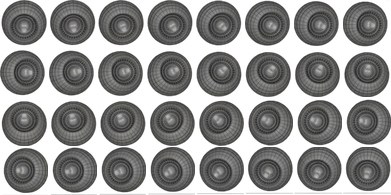
#> input picture tools/upscale/deathstar_orig48.png, 391 x 195 px
$ python interp_frame.py deathstar_orig48.png 5 playership_gemini.png 5 5 5
#> lines starting #> are read from the running program, lines starting #| are printed output that depends on the picture; after the words box and inside, x2 and y2 are one past the last pixel; in counts of white or black regions, pixels touching at a corner belong together
"""Replace ONE cell of a packed animation sheet with the half-way tween of its two
neighbours (frame i := lerp(frame i-1, frame i+1, 0.5)). For patching a single
flickery/duplicate frame in an otherwise-good sheet without re-running the whole
repack. Straight-alpha in, straight-alpha out.

  python interp_frame.py <sheet.png> <frame> <out.png> [cols rows sep mode]

mode = premult (default; blend in premultiplied space -> clean edges, matches what
the interpolate shader looks like in the opaque interior) | straight (raw RGBA lerp,
exactly what sprite.fx INTERPOLATE does: lerp(texA, texB, 0.5)).
"""
import sys, numpy as np
from PIL import Image

SHEET, FRAME, OUT = sys.argv[1], int(sys.argv[2]), sys.argv[3]
COLS = int(sys.argv[4]) if len(sys.argv) > 4 else 8
ROWS = int(sys.argv[5]) if len(sys.argv) > 5 else 4
SEP  = int(sys.argv[6]) if len(sys.argv) > 6 else 1
MODE = sys.argv[7] if len(sys.argv) > 7 else "premult"

im = np.asarray(Image.open(SHEET).convert("RGBA")).astype(np.float32)
H, W = im.shape[:2]
#> H = 195; W = 391
cw = (W - (COLS - 1) * SEP) // COLS
#> cw = 74
ch = (H - (ROWS - 1) * SEP) // ROWS
#> ch = 35
N = COLS * ROWS


def box(i):
    r, c = i // COLS, i % COLS
    return slice(r * (ch + SEP), r * (ch + SEP) + ch), slice(c * (cw + SEP), c * (cw + SEP) + cw)


def cell(i):
#> called with i = 4
    ys, xs = box(i)
    return im[ys, xs].copy()
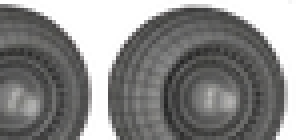
#> returned value: shape (35, 74, 4) float32 (shown 4 times larger); mean of channels 0, 1, 2, 3 70, 69.5, 68.7, 185.1; transparent parts drawn white


a, b = cell((FRAME - 1) % N), cell((FRAME + 1) % N)
#> call 2 of cell, with i = 6
#> in cell (call 2), `return im[ys, xs].copy()`:
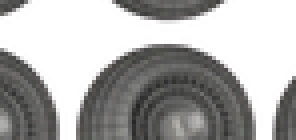
#> returned value: shape (35, 74, 4) float32 (shown 4 times larger); mean of channels 0, 1, 2, 3 47.7, 47.1, 46.4, 125; transparent parts drawn white

if MODE == "straight":
    out = 0.5 * a + 0.5 * b                                   # raw RGBA lerp (shader-exact)
else:                                                         # premultiplied lerp (clean edges)
    pa = np.dstack([a[:, :, :3] * (a[:, :, 3:4] / 255.0), a[:, :, 3]])
    pb = np.dstack([b[:, :, :3] * (b[:, :, 3:4] / 255.0), b[:, :, 3]])
    p = 0.5 * pa + 0.5 * pb
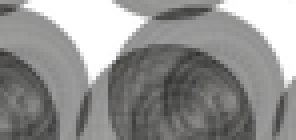
#> p: shape (35, 74, 4) float32 (shown 4 times larger); mean of channels 0, 1, 2, 3 54.8, 54.6, 53.9, 155.1; transparent parts drawn white
    al = p[:, :, 3:4] / 255.0                                 # normalise once so mask + divisor share a scale
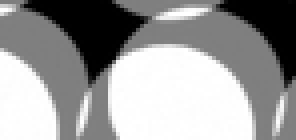
#> al: shape (35, 74, 1) float32 (shown 4 times larger); min 0, max 1, mean 0.608
    rgb = np.where(al > 1e-4, p[:, :, :3] / np.maximum(al, 1e-4), 0)
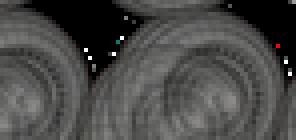
#> rgb: shape (35, 74, 3) float32 (shown 4 times larger); mean of channels 0, 1, 2 74, 73.6, 72.6; drawn as R, G, B
    out = np.dstack([rgb, p[:, :, 3]])
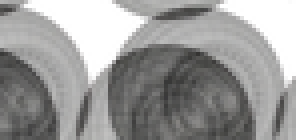
#> out: shape (35, 74, 4) float32 (shown 4 times larger); mean of channels 0, 1, 2, 3 74, 73.6, 72.6, 155.1; transparent parts drawn white

out = np.clip(out, 0, 255).astype(np.uint8)
ys, xs = box(FRAME)
sheet = im.copy().astype(np.uint8)
#> sheet is the input picture: shape (195, 391, 4); mean R, G, B, A 62, 61.6, 60.9, 166.3
sheet[ys, xs] = out
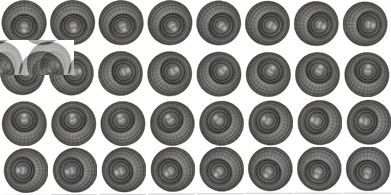
#> sheet: shape (195, 391, 4); 3.28% of pixels changed, all inside (x1, y1, x2, y2) = (0, 40, 74, 75); transparent parts drawn white
Image.fromarray(sheet, "RGBA").save(OUT)
print(f"{OUT}: frame {FRAME} := lerp(frame {(FRAME-1)%N}, frame {(FRAME+1)%N}, 0.5)  [{MODE}]  cell={cw}x{ch}")
#| playership_gemini.png: frame 5 := lerp(frame 4, frame 6, 0.5)  [premult]  cell=74x35
